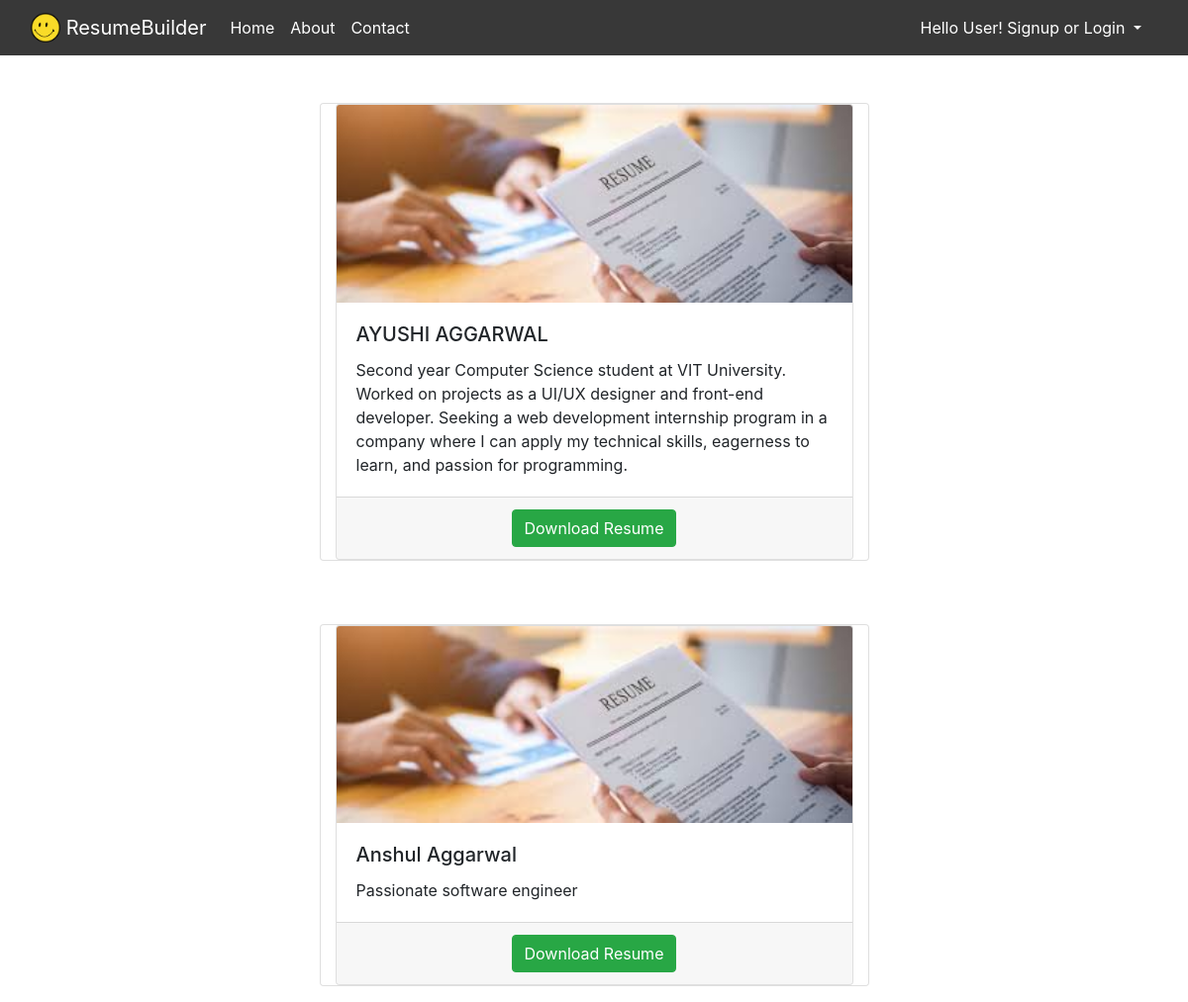
Screenshot of /listResume with the database file from the repository.
### resumeBuilder/models.py (models this page shows)
class Profile(models.Model):
    name = models.CharField(max_length=100)
    objective = models.CharField(max_length=200, blank=True)
    address = models.CharField(max_length=200)
    phoneno = models.CharField(max_length=12)
    email = models.EmailField(max_length=100)
    github = models.URLField(blank=True)
    linkedin = models.URLField(blank=True)
    university1 = models.CharField(max_length=100, blank=True)
    degree1 = models.CharField(max_length=50, blank=True)
    stream1 = models.CharField(max_length=100, blank=True)
    currentYear1 = models.CharField(max_length=50, blank=True)
    univStartingYear1 = models.CharField(max_length=20, blank=True)
    univPassingYear1 = models.CharField(max_length=20, blank=True)
    univResult1 = models.CharField(max_length=20, blank=True)
    university2 = models.CharField(max_length=100, blank=True)
    degree2 = models.CharField(max_length=50, blank=True)
    stream2 = models.CharField(max_length=100, blank=True)
    currentYear2 = models.CharField(max_length=50, blank=True)
    univStartingYear2 = models.CharField(max_length=20, blank=True)
    univPassingYear2 = models.CharField(max_length=20, blank=True)
    univResult2 = models.CharField(max_length=20, blank=True)
    intermediateSchool = models.CharField(max_length=100, blank=True)
    intermediateSubjects = models.CharField(max_length=100, blank=True)
    intermediateStartingYear = models.CharField(max_length=20, blank=True)
    intermediatePassingYear = models.CharField(max_length=20, blank=True)
    intermediateMarks = models.CharField(max_length=15, blank=True)
    highSchool = models.CharField(max_length=100, blank=True)
    highSchoolSubjects = models.CharField(max_length=100, blank=True)
    highSchoolStartingYear = models.CharField(max_length=20, blank=True)
    highSchoolPassingYear = models.CharField(max_length=20, blank=True)
    highSchoolMarks = models.CharField(max_length=15, blank=True)
    jobTitle1 = models.CharField(max_length=100, blank=True)
    jobStartDate1 = models.CharField(max_length=20, blank=True)
    jobEndDate1 = models.CharField(max_length=20, blank=True)
    jobDescription1 = models.CharField(max_length=100, blank=True)
    jobTitle2 = models.CharField(max_length=100, blank=True)
    jobStartDate2 = models.CharField(max_length=20, blank=True)
    jobEndDate2 = models.CharField(max_length=20, blank=True)
    jobDescription2 = models.CharField(max_length=100, blank=True)
    jobTitle3 = models.CharField(max_length=100, blank=True)
    jobStartDate3 = models.CharField(max_length=20, blank=True)
    jobEndDate3 = models.CharField(max_length=20, blank=True)
    jobDescription3 = models.CharField(max_length=100, blank=True)
    jobTitle4 = models.CharField(max_length=100, blank=True)
    jobStartDate4 = models.CharField(max_length=20, blank=True)
    jobEndDate4 = models.CharField(max_length=20, blank=True)
    jobDescription4 = models.CharField(max_length=100, blank=True)
    jobTitle5 = models.CharField(max_length=100, blank=True)
    jobStartDate5 = models.CharField(max_length=20, blank=True)
    jobEndDate5 = models.CharField(max_length=20, blank=True)
    jobDescription5 = models.CharField(max_length=100, blank=True)
    projectTitle1 = models.CharField(max_length=100, blank=True)
    projectStartDate1 = models.CharField(max_length=20, blank=True)
    projectEndDate1 = models.CharField(max_length=20, blank=True)
    projectDescription1 = models.CharField(max_length=100, blank=True)
    projectTitle2 = models.CharField(max_length=100, blank=True)
    projectStartDate2 = models.CharField(max_length=20, blank=True)
    projectEndDate2 = models.CharField(max_length=20, blank=True)
    projectDescription2 = models.CharField(max_length=100, blank=True)
    projectTitle3 = models.CharField(max_length=100, blank=True)
    projectStartDate3 = models.CharField(max_length=20, blank=True)
    projectEndDate3 = models.CharField(max_length=20, blank=True)
    projectDescription3 = models.CharField(max_length=100, blank=True)
    projectTitle4 = models.CharField(max_length=100, blank=True)
    projectStartDate4 = models.CharField(max_length=20, blank=True)
    projectEndDate4 = models.CharField(max_length=20, blank=True)
    projectDescription4 = models.CharField(max_length=100, blank=True)
    projectTitle5 = models.CharField(max_length=100, blank=True)
    projectStartDate5 = models.CharField(max_length=20, blank=True)
    projectEndDate5 = models.CharField(max_length=20, blank=True)
    projectDescription5 = models.CharField(max_length=100, blank=True)
    skillDetail = models.CharField(max_length=200)
    languageDetail = models.CharField(max_length=200)
    areaOfInterest = models.CharField(max_length=100, blank=True)
    extracurricularDetail = models.CharField(max_length=100, blank=True)

### resumeBuilder/views.py (the view)
# urls.py: path('listResume', views.listResume, name='listResume'),
def listResume(request):
    profile=Profile.objects.all()
    return render(request, "listResume.html", {'profile':profile})

### templates/listResume.html (shortened to what this page needs)
{% extends 'base.html' %}
{% block body %}
{% load static %}
<div class="card-deck">
{% for profile in profile %}
<div class="container-fluid pt-5 pb-3">
  <div class="row">
  <div class="col-sm-3"> </div>
    <div class="col-sm-6 d-flex justify-content-center">
      <div class="card" style="width: 20rem;">  <div class="card">
    <img class="card-img-top" src="{% static '/images/resume-5.jpg' %}" alt="Card image cap">
    <div class="card-body">
      <h5 class="card-title"> {{profile.name}}</h5>
      <p class="card-text">{{profile.objective}}</p>
    </div>
    <div class="card-footer text-center">
    <a href="/{{profile.id}}" class="btn btn-success"> Download Resume </a>
    </div>
  </div>
  </div>
  </div>
  <div class="col-sm-3"> </div>
  </div>
  </div>
  {% endfor%}
{% endblock body %}

### templates/base.html (shortened to what this page needs)
{% load socialaccount %}
<!DOCTYPE html>
<html lang="en">
<head>
    {% load static %}
    <link rel="stylesheet" type="text/css" href="{% static 'style.css' %}">
     <link href="https://cdn.jsdelivr.net/npm/bootstrap@5.0.0-beta3/dist/css/bootstrap.min.css" rel="stylesheet">
  <link rel="stylesheet" href="https://pro.fontawesome.com/releases/v5.10.0/css/all.css"/>
  <link href="//maxcdn.bootstrapcdn.com/bootstrap/4.1.1/css/bootstrap.min.css" rel="stylesheet" id="bootstrap-css">
{% load static %}
<link rel="stylesheet" href="{% static 'css/style.css' %}"
</head>
<body>
    <nav class="navbar navbar-expand-xl navbar-light sticky-top" style="background-color: #383838;">
        <div class="container-fluid">
          <a class="navbar-brand text-white" href="/">
    <img src="{% static '/images/logo.jpg/' %}" width="30" height="30" class="d-inline-block align-top" alt="">
    ResumeBuilder
  </a>
          <div class="collapse navbar-collapse" id="navbarSupportedContent">
            <ul class="navbar-nav me-auto mb-2 mb-lg-0">
              <li class="nav-item">
                <a href="/" class="nav-link navactive {% block home %} {% endblock home %}" aria-current="page">Home</a>
              </li>
              {% if not request.user.is_authenticated %}
              <li class="nav-item">
                <a href="/#About" class="nav-link navactive {% block about %} {% endblock about %}">About</a>
              </li>
              {% endif %}
              <li class="nav-item">
                <a href="/#Contact"  class="nav-link navactive {% block contact %} {% endblock contact %}" >Contact</a>
              </li>
            {% if not request.user.is_authenticated %}
            </ul>
            <ul class="nav nav-pills justify-content-end ml-auto">
              <li class="nav-item dropdown">
                <a class="nav-link dropdown-toggle navactive" href="#" id="navbarDropdown" role="button" data-bs-toggle="dropdown" aria-expanded="false">
                  Hello User! Signup or Login
                </a>
              </li>
            </ul>
            {% endif %}
          </div>
        </div>
      </nav>
      {% block body %}
      {% endblock body %}
</body>
</html>

### static/css/style.css (style rules this page uses)
.navactive { color: white !important; }

### rows the page displays
Profile: name "AYUSHI AGGARWAL", objective "Second year Computer Science student at VIT University. Worked on projects as a UI/UX designer and front-end developer. Seeking a web development internship program in a company where I can apply my technical skills, eagerness to learn, and passion for programming."
Profile: name "Anshul Aggarwal", objective "Passionate software engineer"
